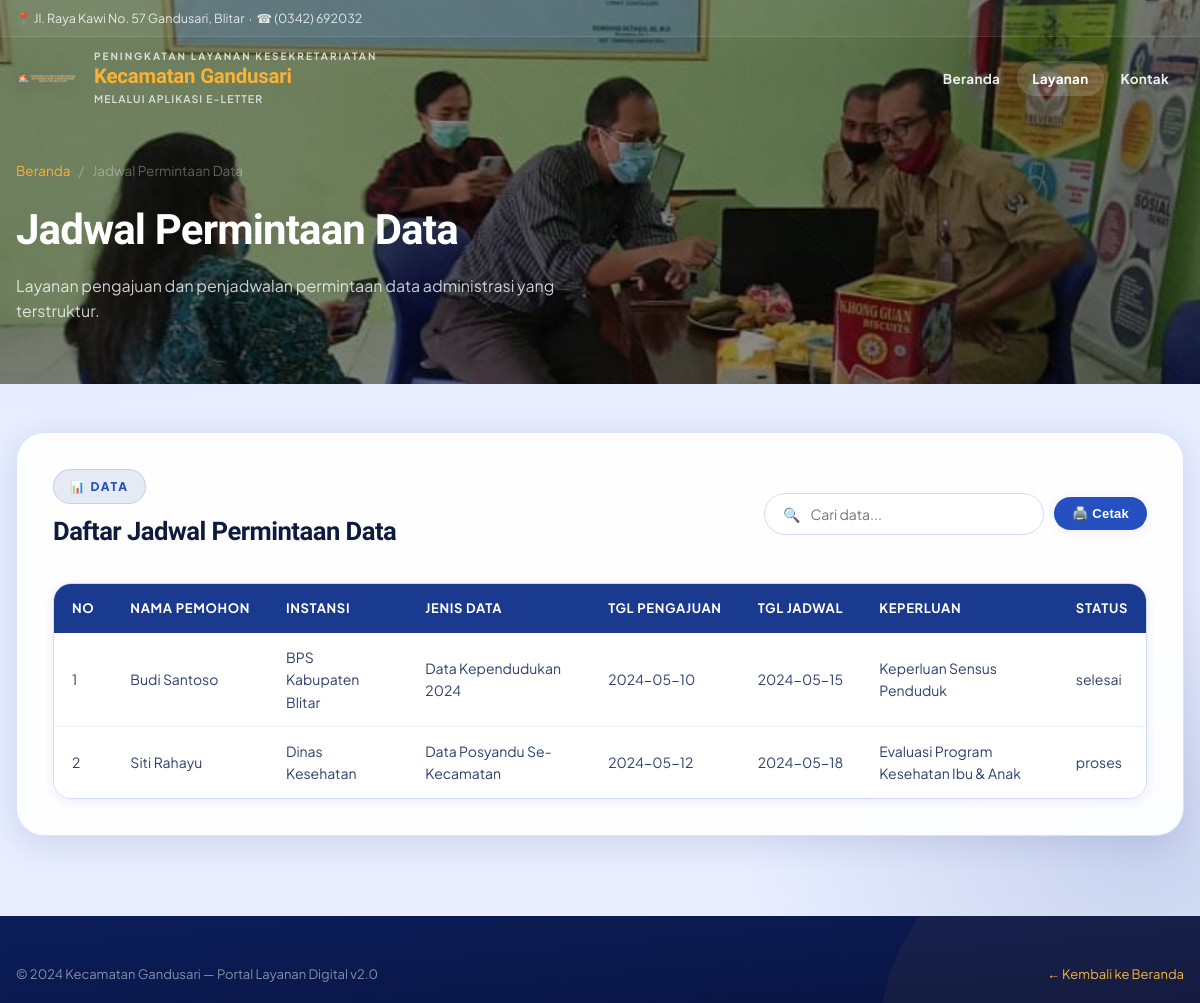
Page /pages/jadwal-data.php on the committed database.
### tables this page shows
CREATE TABLE IF NOT EXISTS `tbl_permintaan_data` (
  `id`               INT UNSIGNED AUTO_INCREMENT PRIMARY KEY,
  `nama_pemohon`     VARCHAR(150) NOT NULL,
  `instansi`         VARCHAR(200) NOT NULL,
  `jenis_data`       VARCHAR(200) NOT NULL,
  `tanggal_pengajuan` DATE        NOT NULL,
  `tanggal_jadwal`   DATE,
  `keperluan`        TEXT         NOT NULL,
  `status`           ENUM('pending','proses','selesai','batal') NOT NULL DEFAULT 'pending',
  `created_at`       TIMESTAMP DEFAULT CURRENT_TIMESTAMP,
  `updated_at`       TIMESTAMP DEFAULT CURRENT_TIMESTAMP ON UPDATE CURRENT_TIMESTAMP
);

### pages/jadwal-data.php (the view, shortened to what this page needs)
<?php
include '../config/koneksi.php';
$query = mysqli_query($koneksi, "SELECT * FROM tbl_permintaan_data ORDER BY tanggal_jadwal ASC");
?>
<!DOCTYPE html>
<html lang="id">
<head>
  <link rel="stylesheet" href="../assets/css/style.css">
</head>
<body>
<header class="site-header scrolled" id="site-header">
  <div class="topbar"><div class="container"><span>📍 Jl. Raya Kawi No. 57 Gandusari, Blitar &nbsp;·&nbsp; ☎ (0342) 692032</span></div></div>
  <div class="navbar-wrap"><div class="container"><nav class="navbar">
    <a class="brand" href="../index.html"><img class="brand-logo" src="../assets/img/carik.png" alt="PAK CARIK"><div class="brand-copy"><p class="brand-kicker">Peningkatan Layanan Kesekretariatan</p><h1 class="brand-title">Kecamatan Gandusari</h1><p class="brand-sub">Melalui Aplikasi E-Letter</p></div></a>
    <ul class="nav-list"><li><a href="../index.html">Beranda</a></li><li><a href="../index.html#layanan" class="active">Layanan</a></li><li><a href="../index.html#kontak">Kontak</a></li></ul>
  </nav></div></div>
</header>
<div class="page-hero page-hero-data">
  <div class="container">
    <div class="breadcrumb"><a href="../index.html">Beranda</a><span>/</span><span>Jadwal Permintaan Data</span></div>
    <h1>Jadwal Permintaan Data</h1>
    <p>Layanan pengajuan dan penjadwalan permintaan data administrasi yang terstruktur.</p>
  </div>
</div>
<main style="padding:48px 0 80px;">
  <div class="container">
    <div class="panel">
      <div class="action-bar">
        <div><div class="section-badge">📊 Data</div><h2 class="section-title" style="font-size:1.6rem;">Daftar Jadwal Permintaan Data</h2></div>
        <div style="display:flex;gap:10px;flex-wrap:wrap;align-items:center;">
          <div class="search-box"><span>🔍</span><input type="text" id="searchInput" placeholder="Cari data..."></div>
          <button class="btn btn-blue btn-sm" onclick="printTable()">🖨️ Cetak</button>
        </div>
      </div>
      <div class="table-wrapper">
        <table id="tabelData">
          <thead><tr><th>No</th><th>Nama Pemohon</th><th>Instansi</th><th>Jenis Data</th><th>Tgl Pengajuan</th><th>Tgl Jadwal</th><th>Keperluan</th><th>Status</th></tr></thead>
          <tbody>
<?php
$no = 1;
if (mysqli_num_rows($query) > 0) {
  while ($row = mysqli_fetch_assoc($query)) {
?>
  <tr>
    <td><?= $no++; ?></td>
    <td><?= $row['nama_pemohon']; ?></td>
    <td><?= $row['instansi']; ?></td>
    <td><?= $row['jenis_data']; ?></td>
    <td><?= $row['tanggal_pengajuan']; ?></td>
    <td><?= $row['tanggal_jadwal']; ?></td>
    <td><?= $row['keperluan']; ?></td>
    <td><?= $row['status']; ?></td>
  </tr>
<?php
  }
} ?>
</tbody>
        </table>
      </div>
    </div>
  </div>
</main>
<footer class="site-footer" style="padding-top:30px;"><div class="container"><div class="footer-bottom"><span>© 2024 Kecamatan Gandusari — Portal Layanan Digital v2.0</span><a href="../index.html">← Kembali ke Beranda</a></div></div></footer>
</body>
</html>

### rows in the picture
tbl_permintaan_data: nama_pemohon "Budi Santoso", instansi "BPS Kabupaten Blitar", jenis_data "Data Kependudukan 2024", tanggal_pengajuan "2024-05-10", tanggal_jadwal "2024-05-15", keperluan "Keperluan Sensus Penduduk", status "selesai"
tbl_permintaan_data: nama_pemohon "Siti Rahayu", instansi "Dinas Kesehatan", jenis_data "Data Posyandu Se-Kecamatan", tanggal_pengajuan "2024-05-12", tanggal_jadwal "2024-05-18", keperluan "Evaluasi Program Kesehatan Ibu & Anak", status "proses"
